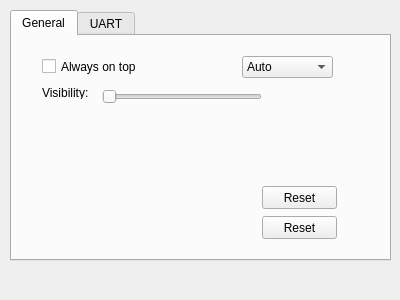
<?xml version="1.0" encoding="UTF-8"?>
<ui version="4.0">
 <class>Form</class>
 <widget class="QWidget" name="Form">
  <property name="geometry">
   <rect>
    <x>0</x>
    <y>0</y>
    <width>400</width>
    <height>300</height>
   </rect>
  </property>
  <property name="windowTitle">
   <string>Form</string>
  </property>
  <widget class="QTabWidget" name="tabWidget">
   <property name="geometry">
    <rect>
     <x>10</x>
     <y>10</y>
     <width>381</width>
     <height>251</height>
    </rect>
   </property>
   <property name="currentIndex">
    <number>0</number>
   </property>
   <widget class="QWidget" name="tab">
    <attribute name="title">
     <string>General</string>
    </attribute>
    <widget class="QSlider" name="slider_">
     <property name="geometry">
      <rect>
       <x>90</x>
       <y>50</y>
       <width>160</width>
       <height>22</height>
      </rect>
     </property>
     <property name="minimum">
      <number>10</number>
     </property>
     <property name="maximum">
      <number>100</number>
     </property>
     <property name="orientation">
      <enum>Qt::Horizontal</enum>
     </property>
    </widget>
    <widget class="QCheckBox" name="checkBox">
     <property name="geometry">
      <rect>
       <x>30</x>
       <y>20</y>
       <width>101</width>
       <height>21</height>
      </rect>
     </property>
     <property name="text">
      <string>Always on top</string>
     </property>
    </widget>
    <widget class="QComboBox" name="comboBox_3">
     <property name="geometry">
      <rect>
       <x>230</x>
       <y>20</y>
       <width>91</width>
       <height>22</height>
      </rect>
     </property>
     <property name="currentText">
      <string>Auto</string>
     </property>
     <item>
      <property name="text">
       <string>Auto</string>
      </property>
     </item>
     <item>
      <property name="text">
       <string>Light</string>
      </property>
     </item>
     <item>
      <property name="text">
       <string>Dark</string>
      </property>
     </item>
    </widget>
    <widget class="QPushButton" name="pushButton">
     <property name="geometry">
      <rect>
       <x>250</x>
       <y>150</y>
       <width>75</width>
       <height>23</height>
      </rect>
     </property>
     <property name="text">
      <string>Reset</string>
     </property>
    </widget>
    <widget class="QPushButton" name="pushButton_2">
     <property name="geometry">
      <rect>
       <x>250</x>
       <y>180</y>
       <width>75</width>
       <height>23</height>
      </rect>
     </property>
     <property name="text">
      <string>Reset</string>
     </property>
    </widget>
    <widget class="QLabel" name="label">
     <property name="geometry">
      <rect>
       <x>30</x>
       <y>50</y>
       <width>47</width>
       <height>13</height>
      </rect>
     </property>
     <property name="text">
      <string>Visibility:</string>
     </property>
    </widget>
   </widget>
   <widget class="QWidget" name="tab_2">
    <attribute name="title">
     <string>UART</string>
    </attribute>
    <widget class="QComboBox" name="comboBox">
     <property name="geometry">
      <rect>
       <x>98</x>
       <y>40</y>
       <width>91</width>
       <height>22</height>
      </rect>
     </property>
     <property name="currentText">
      <string>COM1</string>
     </property>
     <item>
      <property name="text">
       <string>COM1</string>
      </property>
     </item>
     <item>
      <property name="text">
       <string>COM2</string>
      </property>
     </item>
     <item>
      <property name="text">
       <string>COM3</string>
      </property>
     </item>
     <item>
      <property name="text">
       <string>COM4</string>
      </property>
     </item>
     <item>
      <property name="text">
       <string>COM5</string>
      </property>
     </item>
    </widget>
    <widget class="QComboBox" name="comboBox_2">
     <property name="geometry">
      <rect>
       <x>98</x>
       <y>70</y>
       <width>91</width>
       <height>22</height>
      </rect>
     </property>
     <property name="currentText">
      <string>9600</string>
     </property>
     <property name="currentIndex">
      <number>1</number>
     </property>
     <item>
      <property name="text">
       <string>4800</string>
      </property>
     </item>
     <item>
      <property name="text">
       <string>9600</string>
      </property>
     </item>
    </widget>
   </widget>
  </widget>
 </widget>
 <resources/>
 <connections/>
</ui>
